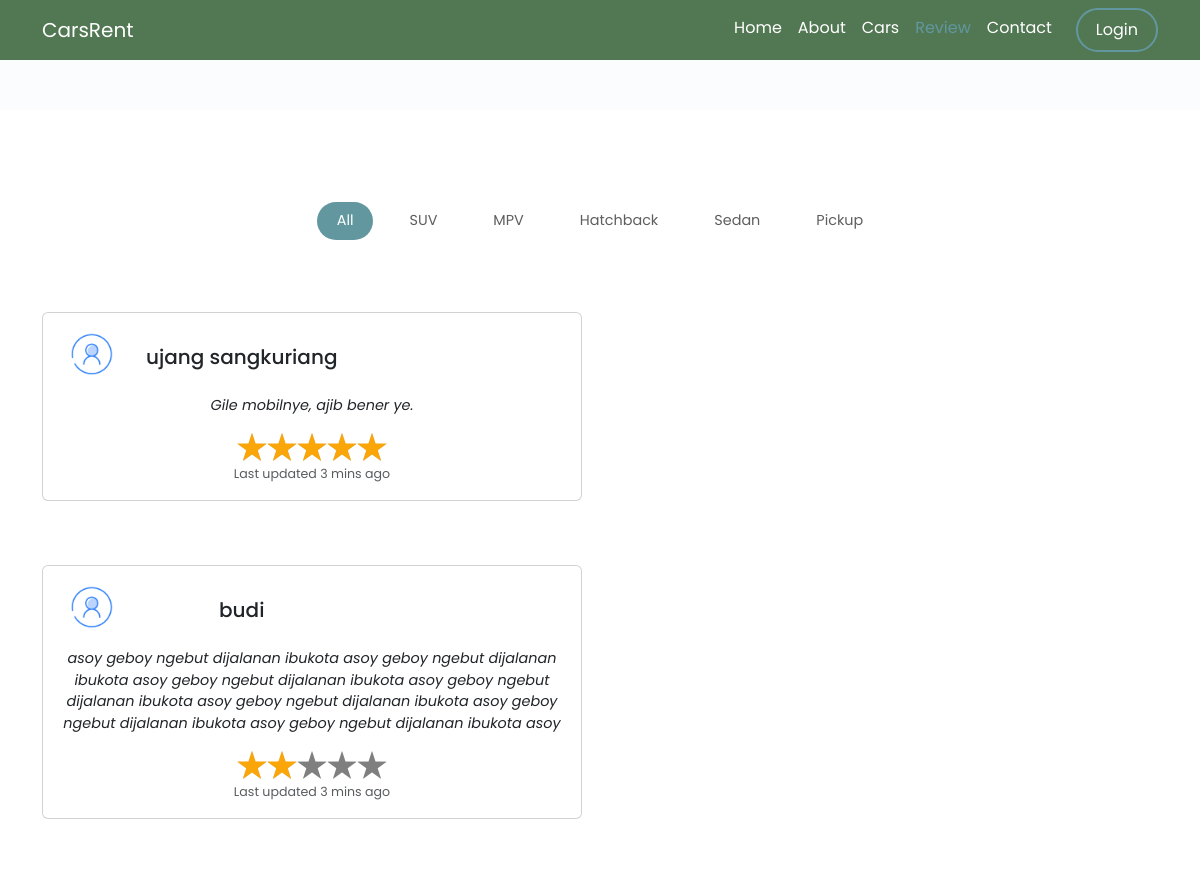
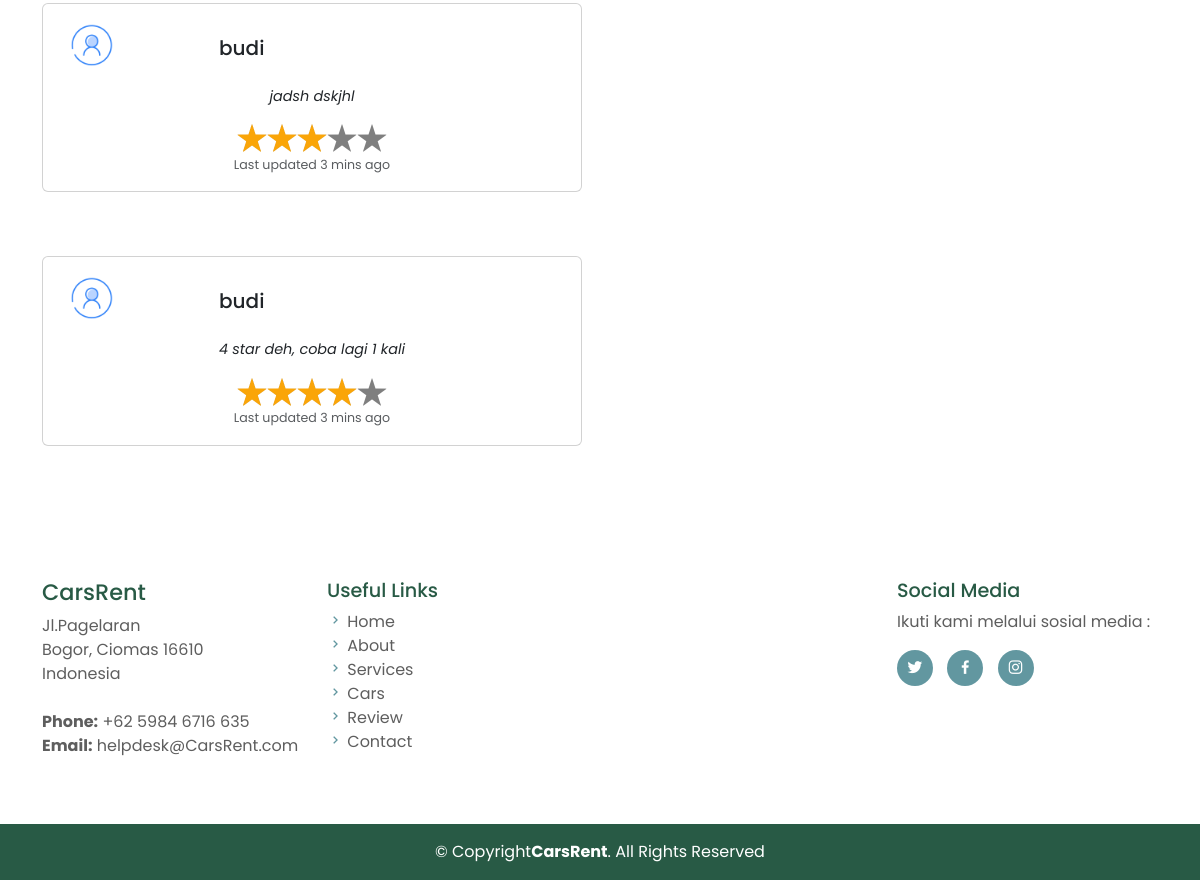
/review.php, run on the app's committed database (2 pictures, top to bottom).
### tables this page shows
CREATE TABLE `tipe` (
  `id_tipe` int(5) NOT NULL,
  `nama` varchar(64) NOT NULL
);

### review.php (the view, shortened to what this page needs)
<?php
include 'header.php';
?>
<?php
$id_user = $_REQUEST['nama'] ?? null;
$id_mobil = $_REQUEST['id_modal'] ?? null;
$review = $_REQUEST['review'] ?? null;
$submit = "INSERT INTO review (id_user,id,massage)  VALUES ('$id_user','$id_mobil','$review')";
mysqli_query($conn, $submit)
    ?>
<div class="container mt-5 mb-5">
    <div class="section-title mb-4 mb-xl-0 mt-5" data-aos="fade-left" data-aos-duration="1000">
        <div class="row row-gap-3">
            <tbody>
                <section id="cars">
                    <div class="filter-wrap mt-4 d-flex flex-lg-row flex-column justify-content-lg-center row-gap-2 column-gap-3 mb-4"
                        data-aos="zoom-in" data-aos-duration="1000">
                        <span class="filter-btn filter-active" data-filter="*">All</span>
                        <?php
                        $sql = "SELECT nama as 'tipe' FROM tipe";
                        $tipe = $conn->query($sql);
                        foreach ($tipe as $t) { ?>
                            <span class="filter-btn" data-filter="filter-<?= $t['tipe']; ?>">
                                <?= $t['tipe']; ?>
                            </span>
                        <?php } ?>
                    </div>
                    <div class="row cars-container" data-aos="zoom-in" data-aos-duration="1000">
                        <?php
                        $sql = "SELECT tipe.nama as 'tipe', user.username as 'username', mobil.nama as 'nama', mobil.gambar as 'gambar', massage , rating
                    FROM review
                    INNER join user on user.id_user = review.id_user
                    INNER Join mobil on mobil.id = review.id
                    INNER Join tipe on tipe.id_tipe = mobil.id_tipe";
$review = $conn->query($sql);
foreach ($review as $r) { ?>
    <div class="col-container mt-5 cars-item filter-<?= $r['tipe']; ?>">
        <div class="card mb-3" style="max-width: 540px;">
            <div class="row align-items-start mt-3">
                <div class="col-2">
                    <img src="img/default.png" class="img-fluid rounded-start ms-4" style="width: 50px;">
                </div>
                <div class="col-5 mt-3">
                    <h5 class="card-title">
                        <?= $r['username']; ?>
                    </h5>
                </div>
            </div>
            <div class="row">
                <div class="col">
                    <div class="card-body">
                        <i>
                            <p class="card-text mb-3">
                                <?= $r['massage']; ?>
                            </p>
                        </i>
                        <div>
                            <img src="img/star<?= $r['rating']; ?>.png" class="img-fluid rounded-start" style="width: 150px;">
                        </div>
                        <p class="card-text"><small class="text-muted">Last updated 3 mins ago</small></p>
                    </div>
                </div>
            </div>
        </div>
    </div>
<?php } ?>
            </tbody>
        </div>
    </div>
</div>
<?php
include 'footer.php';
?>

### css/style.css (style rules this page uses)
* { font-family: "Poppins", sans-serif; }
:root { --blue-color: #6297a0; --dark-blue-color: #285a45; --gray-color: #5e5e5e; --dark-light-blue-color: #0b301b; }
section { padding: 20px 0px; }
.section-title { text-align: center; margin-bottom: 20px; }
.section-title p { font-size: 0.9em; }
.filter-wrap .filter-btn { cursor: pointer; font-size: .9em; color: var(--gray-color); padding: 8px 20px; border-radius: 50px; transition: 0.3s; }
.filter-wrap .filter-btn.filter-active { background-color: var(--blue-color); color: white; }

### data on the page
tipe: nama "SUV"
tipe: nama "MPV"
tipe: nama "Hatchback"
tipe: nama "Sedan"
tipe: nama "Pickup"

### other printed values
$r['username'] "ujang sangkuriang"
$r['massage'] "Gile mobilnye, ajib bener ye."
$r['username'] "budi"
$r['massage'] "jadsh dskjhl"
$r['massage'] "4 star deh, coba lagi 1 kali"
